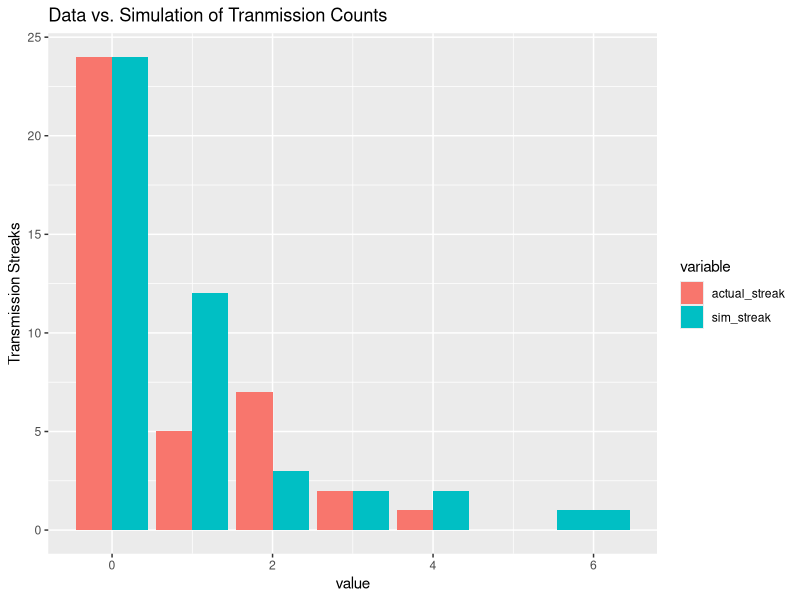
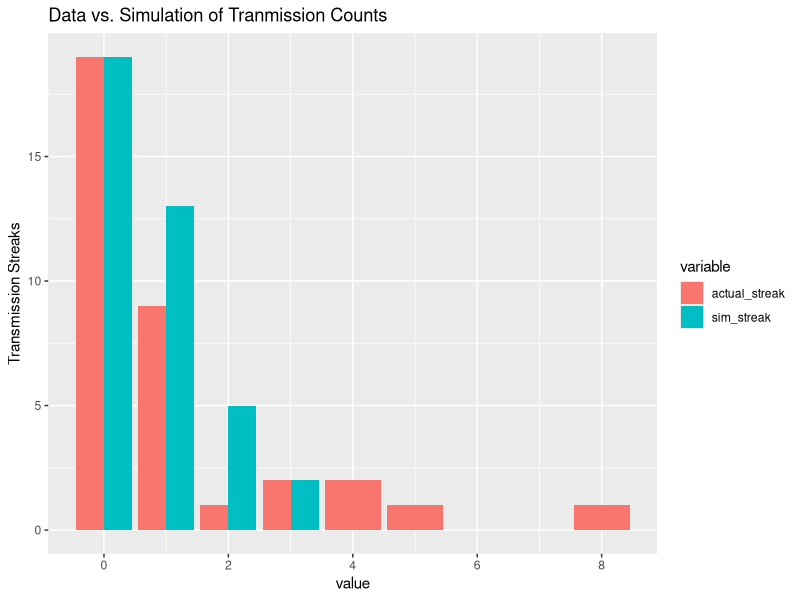
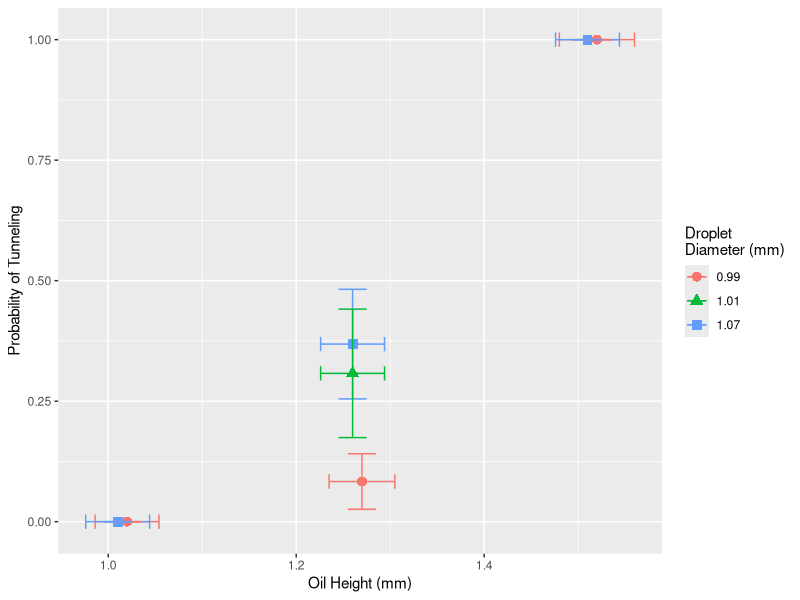
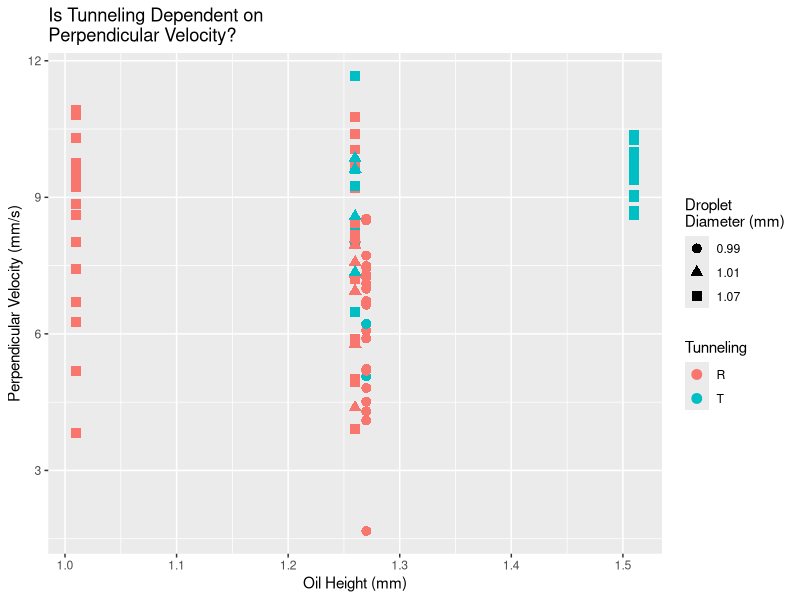

Source code (R) for these figures, in order: (Note: this script raises an error after producing the figures.)
## ---- chunk 1
suppressWarnings(library(ggplot2))
library(tidyr)
library(dplyr)
library(xtable)
## ---- chunk 2
set.seed(4)

# Import data.
data <- c("R", "T", "T", "T", "R", "T", "T", "R", "T", "R","R","R","R","T", "R","R","R","R","R","T", "R","R","R","T","R","R","R","R","R","R","R","R","T", "T", "T", "T", "R", "R", "R", "T", "T", "R", "T","T", "R", "T", "T","R","T", "T", "R", "R", "T", "T", "R", "T", "R","R","R","R","T", "T", "T", "R", "T", "T", "R")

# Write function to calculate the streak of transmissions.
calc_streak <- function(x){
    diff(which(c(0, as.numeric(x == "T"), 0) == 0)) - 1
}

# Calculate streak of data.
streak <- calc_streak(data)


# Reproduce with a simulation. Calculate streaks of simulation.
T_prob <- 31.0/length(data)
outcomes <- c("T", "R")
sim_data <- sample(outcomes, size = length(data), replace = TRUE, prob = c(T_prob, (1-T_prob)))
sim <- calc_streak(sim_data)


# Format real and simulated data for plots.
st <- data.frame(streak) %>% 
  group_by(streak) %>% 
  summarize(results = n()) %>%
  rename(actual_streak = streak)

su <- data.frame(sim) %>% 
  group_by(sim) %>% 
  summarize(results = n()) %>%
  rename(sim_streak = sim)

all <- full_join(st,su, by= "results")
all[is.na(all)] <- 0
all.long <- gather(all, "variable","value", -results)


# Plot.
ggplot(all.long, aes(value, results, fill=variable)) + 
  geom_bar(stat="identity", position="dodge") +
  ggtitle("Data vs. Simulation of Tranmission Counts") + ylab("Transmission Streaks")
## ---- chunk 3
# Write function to calculate the streak of reflections.
calc_streak <- function(x){
    diff(which(c(0, as.numeric(x == "R"), 0) == 0)) - 1
}

# Calculate streak of data.
streak <- calc_streak(data)


# Calculate streaks of simulation.
sim <- calc_streak(sim_data)


# Format real and simulated data for plots.
st <- data.frame(streak) %>% 
  group_by(streak) %>% 
  summarize(results = n()) %>%
  rename(actual_streak = streak)

su <- data.frame(sim) %>% 
  group_by(sim) %>% 
  summarize(results = n()) %>%
  rename(sim_streak = sim)

all <- full_join(st,su, by= "results")
all[is.na(all)] <- 0
all.long <- gather(all, "variable","value", -results)


# Plot.
ggplot(all.long, aes(value, results, fill=variable)) + 
  geom_bar(stat="identity", position="dodge") +
  ggtitle("Data vs. Simulation of Tranmission Counts") + ylab("Transmission Streaks")
## ---- chunk 4
h <- c(1.52,1.27,1.02,1.51,1.26,1.01,1.26)
h_E <- c(0.04, 0.035, 0.034, 0.034, 0.034,0.034,0.034) 
T <- c(1.0, 2/24, 0.0, 17/17, 7/19, 0/18, 4/13)
barrier <- c(2.75,3.0,3.25,2.75,3.0,3.25,3.0)
trial <- c(1,1,1,2,2,2,3)
H <- rep(4.26, times = 7)
gamma <- c(284,264,252,268,264,252,256)
gammaF <- c(290,270,258,270,268,256,262)

DD1 <- list(c(0.9876,1.011,1.048),c(0.9968,0.9789,0.9676),c(0.9969,0.9969,0.9672))
D1 <- round(mean(c(0.9876,1.011,1.048,0.9968,0.9789,0.9676,0.9969,0.9969,0.9672)), digits = 2)
D_SE1 <- round(sd(c(0.9876,1.011,1.048,0.9968,0.9789,0.9676,0.9969,0.9969,0.9672))/sqrt(9), digits = 2)

DD2 <- list(c(1.042,1.094,1.113),c(1.011,1.154, 1.030),c(1.054,1.078,1.062))
D2 <- round(mean(c(1.042,1.094,1.113,1.011,1.154,1.030,1.054,1.078,1.062)), digits = 2)
D_SE2 <- round(sd(c(1.042,1.094,1.113,1.011,1.154,1.030,1.054,1.078,1.062))/sqrt(9), digits = 2)

DD3 <- list(c(1.089,0.9754,1.058,1.001,0.9794,1.030,0.9193,0.9878,1.090))
D3 <- round(mean(c(1.089,0.9754,1.058,1.001,0.9794,1.030,0.9193,0.9878,1.090)), digits = 2)
D_SE3 <- round(sd(c(1.089,0.9754,1.058,1.001,0.9794,1.030,0.9193,0.9878,1.090))/sqrt(9), digits = 2)

split(DD2,3)
DD <- c(DD1,DD2,DD3)
D <- c(D1,D1,D1,D2,D2,D2,D3)
sd(rep(c(1,0), times = c(2,22)))/sqrt(24)
SE <- c(0,sd(rep(c(1,0), times = c(2,22)))/sqrt(24), 0, 0, sd(rep(c(1,0), times = c(7,12)))/sqrt(19),0, sd(rep(c(1,0), times = c(4,9)))/sqrt(13))
length(SE)

#D_SE <- c(D_SE1,D_SE1,D_SE1,D_SE2,D_SE2,D_SE2,D_SE3)

df <- data.frame(trial, barrier, gamma, gammaF,T, D, h, h_E, H)
print(xtable(df))
  
ggplot(df, aes(h, T, col = factor(D), shape = factor(D))) + 
  geom_point(size = 3) +
  geom_errorbarh(aes(xmin=h-h_E, xmax=h+h_E), height=.03) +
  xlab("Oil Height (mm)") + 
  ylab("Probability of Tunneling") +
  geom_errorbar(aes(ymin = T + SE , ymax = T-SE), width = 0.03) +
  #ggtitle("Tunneling Probability by\n Height of Oil Above Barrier") +
  guides(colour = guide_legend("Droplet\nDiameter (mm)"), shape = guide_legend("Droplet\nDiameter (mm)")) 

## ---- chunk 5
trial <- rep(c(1,2,3),times = c(24,54,11))
Dia <- rep(c(D1,D2,D3), times = c(24,54,11))
height <- rep(c(1.27,1.51,1.26,1.01,1.26), times = c(24,17,19,18,11))
bar <- rep(c(2.75,3.0,3.25,2.75,3.0,3.25,3.0), times = c(0,24,0,17,19,18,11))
collision <- c(seq(1,24),seq(1,17),seq(1,19),seq(1,18),seq(1,11))
gamma <- rep(c(264,268,264,252,256), times = c(24,17,19,18,11))
gammaF <- rep(c(270,270,268,256,262), times = c(24,17,19,18,11))
v_perp <- c(1.67,5.90,6.07,6.66,6.21,6.99,8.49,8.53,7.49,7.45,4.10,4.51,6.72,7.24,7.31,7.11,7.72,5.07,5.19,4.30,4.81,5.23,6.22,6.64,9.05,8.60,9.59,9.38,10.33,8.70,9.60,8.69,10.25,9.98,9.72,9.91,9.00,9.99,9.95,10.27,10.38,5.02,5.89,9.20,6.48,8.23,10.40,10.76,9.62,7.21,8.03,9.25,8.44,9.75,10.77,4.95,8.18,10.05,11.67,3.91,9.41,9.59,10.30,8.85,7.43,9.75,6.26,8.61,10.81,9.57,9.55,9.73,10.92,6.70,5.18,9.23,3.82,8.02,7.57,5.78,7.32,9.62,7.95,7.35,4.38,8.58,8.08,6.94,9.86)
tun <- c("R","R","R","R","R","R","R","R","R","R","R","R","R","R","R","R","R","T","R","R","R","R","T","R","T","T","T","T","T","T","T","T","T","T","T","T","T","T","T","T","T","R","R","R","T","T","R","T","T","R","T","T","R","R","R","R","R","R","T","R","R","R","R","R","R","R","R","R","R","R","R","R","R","R","R","R","R","R","R","R","R","T","R","T","R","T","R","R","T")
verr <- rep(0.01,times = (24+54+11))
vdf <- data.frame(trial,collision, Dia, bar, height, v_perp, verr, tun, gamma, gammaF)

vdf <- mutate(vdf, "Memory" = gamma/gammaF)

print(vdf)

sd(unique(vdf$Memory))

memory_SE <- sd(unique((vdf$gamma)/vdf$gammaF))/sqrt(length(unique((vdf$gamma)/vdf$gammaF)))
memory_AVG <- mean(unique(vdf$Memory))
a <- vdf$gamma[2]
b <- vdf$gammaF[2]
mem_unc <- sqrt( (5)^2/b^2  + a^2*5^2/b^4 )


ggplot(vdf, aes(x = height, v_perp, col = factor(tun))) + 
  geom_point(size = 3, aes(shape = factor(Dia))) +
  xlab("Oil Height (mm)") +
  ylab("Perpendicular Velocity (mm/s)") +
  ggtitle("Is Tunneling Dependent on\nPerpendicular Velocity?") + 
  guides(colour = guide_legend("Tunneling"), shape = guide_legend("Droplet\nDiameter (mm)"))


# FIRST PLOT AGAIN

ggplot(df, aes(height, , col = factor(D), shape = factor(D))) + 
  geom_point(size = 3) +
  geom_errorbarh(aes(xmin=h-h_E, xmax=h+h_E), height=.03) +
  xlab("Oil Height (mm)") + 
  ylab("Probability of Tunneling") +
  #ggtitle("Tunneling Probability by\n Height of Oil Above Barrier") +
  guides(colour = guide_legend("Droplet\nDiameter (mm)"), shape = guide_legend("Droplet\nDiameter (mm)"))



# Assuming about the same height.

#ggplot(vdf, aes(x = Dia, v_perp, col = factor(tun))) + 
#  geom_point(size = 3, aes(shape = factor(tun))) +
#  xlab("Droplet Diameter (mm)") +
#  ylab("Perpendicular Velocity (mm/s)") +
#  ggtitle("Is Tunneling Dependent on\nPerpendicular Velocity?") + 
#  scale_color_discrete("Droplet\nDiameter (mm)") +
#  guides(colour = guide_legend("Tunneling"), shape = guide_legend("Tunneling"))

# Adding jitter

vdf <- mutate(vdf, jitterD = jitter(Dia)) 
vdf <- mutate(vdf, jittert = jitter(trial))

ggplot(vdf, aes(x = jittert, v_perp, col = factor(tun))) + 
  geom_point(size = 3, aes(shape = factor(Dia))) +
  xlab("Trial") +
  ylab("Perpendicular Velocity (mm/s)") +
  guides(colour = guide_legend("Tunneling"), shape = guide_legend("Droplet\nDiameter (mm)")) +
  scale_x_discrete(limits = c(1,2,3),labels=c("1","2","3")) +
  coord_cartesian(xlim = c(0.5,3.5)) 


# Rounds to nearest 2
roundcust <- function(x){
  ifelse(0 < x & x <= 2, 1,
         ifelse(2<x& x <=4, 3,
                ifelse(4<x& x <=6, 5,
                       ifelse(6<x& x <=8, 7,
                              ifelse(8<x& x <=10, 9,
                                     ifelse(10<x& x <=12, 11,                                           
                                            ifelse(12<x& x <=14, 13,0)
                                            ))))))}

roundcust(12.1)
vgroup <- subset(vdf, bar == 3.00) %>%
  mutate(tun_binary  = ifelse(tun == "R", 0,1)) %>%
  mutate(vbin = roundcust(v_perp)) %>%
  group_by(trial, Dia, vbin) %>%
  summarize(prob = mean(tun_binary), num = n(), se = sd(tun_binary)/n())

vgroup[is.na(vgroup)] <- 0


  
ggplot(vgroup, aes(vbin, prob, col = factor(Dia))) + 
  geom_point(aes(size = num)) +
  geom_smooth(method="auto") +
  xlab("Perpendicular Velocity (mm/s)") +
  ylab("Probability of Tunneling") +
  guides( size = guide_legend("Number of\nDatapoints"),
          colour = guide_legend("Droplet\nDiameter (mm)")) +
  #geom_errorbarh(aes(xmin=vbin-1.0, xmax=vbin+1.0), height=0.01) +
  geom_errorbar(aes(ymin = prob-se, ymax = prob+se), width = 0.2) +
  scale_size_area(max_size = 5,breaks=c(1,5,10,13))
  
# Momentum
density <- 0.95 #g/mL

pgroup <- mutate(vgroup, vol = 4/3*3.14159*(Dia/2)^3) %>%
  mutate(momentum = vol*density*0.001*vbin) # 0.001 mL in 1 mm^3

  
ggplot(pgroup, aes(momentum, prob, col = factor(trial))) + 
  geom_point(aes(size = num)) +
  geom_smooth(method="auto") +
  xlab("Perpendicular Momentum (g mm/s)") +
  ylab("Probability of Tunneling") +
  guides( size = guide_legend("Number of\nDatapoints"),
          colour = guide_legend("Trial")) +
  #geom_errorbarh(aes(xmin=vbin-1.0, xmax=vbin+1.0), height=0.01) +
  geom_errorbar(aes(ymin = prob-se, ymax = prob+se), width = 0.0001) +
  scale_size_area(max_size = 5,breaks=c(1,5,10,13))

#Boxplot
ggplot(vdf, aes(x = Dia, y = v_perp, col = factor(Dia))) + 
  geom_boxplot() +
  xlab("Diameter") +
  ylab("Perpendicular Velocity (mm/s)") +
  ggtitle("Is Tunneling Dependent on\nPerpendicular Velocity?") 
  #guides(colour = guide_legend("Tunneling"), shape = guide_legend("Droplet\nDiameter (mm)")) 
  #scale_x_discrete(limits = c(1,2,3),labels=c("1","2","3")) +
  #coord_cartesian(xlim = c(0.95,1.10)) 
